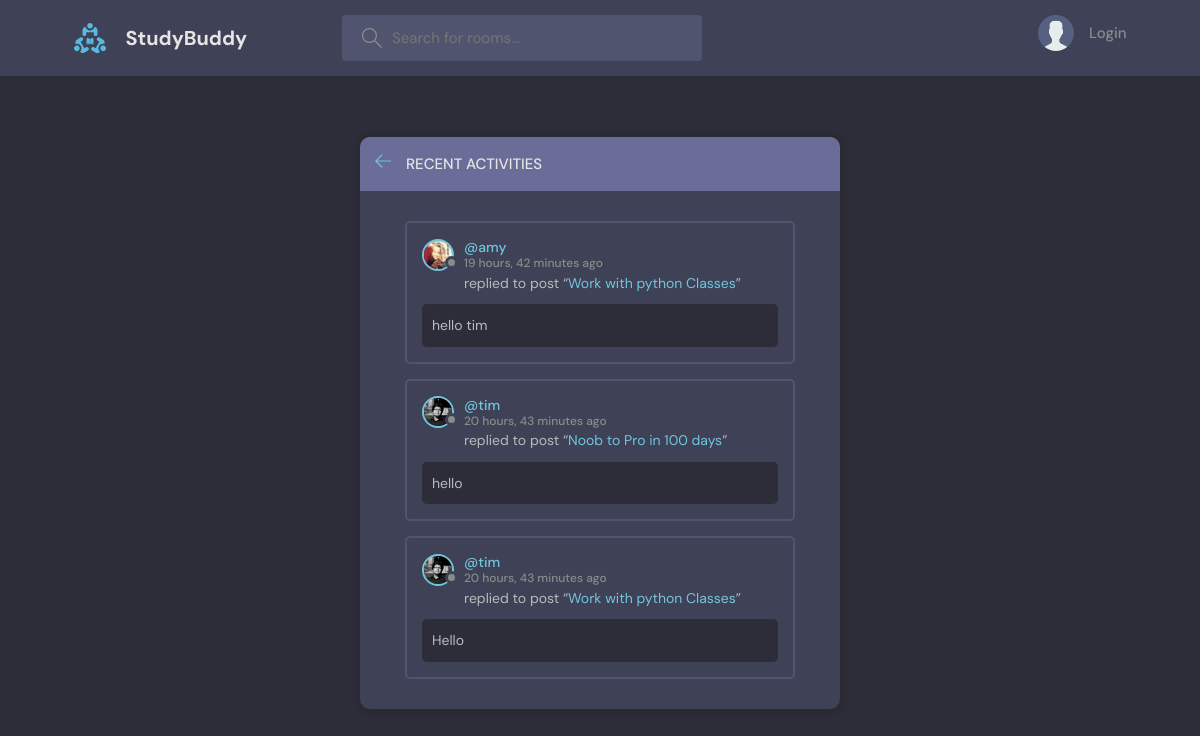
The page /room/activity on the database its author committed.
### Chat/models.py (models this page shows, shortened)
class Message(models.Model):
    room = models.ForeignKey(Rooms, on_delete=models.CASCADE)
    user = models.ForeignKey(User, on_delete=models.CASCADE)
    content = models.TextField()
    created_at = models.DateTimeField(auto_now_add=True)
    updated_at = models.DateTimeField(auto_now=True)

class User(AbstractUser):
    name = models.CharField(max_length=200, blank=True)
    email = models.EmailField(max_length=254, unique=True)
    bio = models.TextField(null=True, blank=True)
    avatar = models.ImageField(null=True, blank=True, default="avatar.svg")
    USERNAME_FIELD = "email"
    REQUIRED_FIELDS = []

class Rooms(models.Model):
    topic = models.ForeignKey(Topics, on_delete=models.SET_NULL, null=True)
    host = models.ForeignKey(User, on_delete=models.SET_NULL, null=True)
    name = models.CharField(max_length=100, unique=True)
    description = models.TextField(null=True, blank=True)
    participants = models.ManyToManyField(User, related_name="participants", blank=True)
    created_at = models.DateTimeField(auto_now_add=True)
    updated_at = models.DateTimeField(auto_now=True)
    def __str__(self):
        return self.name

### Chat/views.py (the view)
# urls.py: path("room/activity", views.activity, name="activity"),
def activity(request):
    room_messages = Message.objects.filter().order_by("-created_at", "-updated_at")[:3]
    return render(request, "chat/activity.html", {"room_messages": room_messages})

### Chat/templates/chat/activity.html
{% extends "base.html" %}
{% block content %}
  <main class="layout">
    <div class="container">
      <div class="layout__box">
        <div class="layout__boxHeader">
          <div class="layout__boxTitle">
            <a href={{request.META.HTTP_REFERER}}>
              <svg version="1.1" xmlns="http://www.w3.org/2000/svg" width="32" height="32" viewBox="0 0 32 32">
                <title>arrow-left</title>
                <path
                  d="M13.723 2.286l-13.723 13.714 13.719 13.714 1.616-1.611-10.96-10.96h27.625v-2.286h-27.625l10.965-10.965-1.616-1.607z"
                ></path>
              </svg>
            </a>
            <h3>Recent Activities</h3>
          </div>
        </div>
        <div class="activities-page layout__body">
          {% include  'chat/components/_activity.html' %}
        </div>
      </div>
    </div>
  </main>
{% endblock content %}

### Chat/templates/chat/components/_activity.html (shortened to what this page needs)
{% for message in room_messages %}
  <div class="activities__box">
    <div class="activities__boxHeader roomListRoom__header">
      <a href="{% url 'profile' message.user.id %}" class="roomListRoom__author">
        <div class="avatar avatar--small">
          <img src="{{message.user.avatar.url}}" />
        </div>
        <p>
          @{{message.user.username}}
          <span>{{message.created_at | timesince}} ago</span>
        </p>
      </a>
    </div>
    <div class="activities__boxContent">
      <p>replied to post “<a href={% url 'room' message.room.id %}>{{message.room}}</a>”</p>
      <div class="activities__boxRoomContent">
        {{message.content | truncatechars:100}}
      </div>
    </div>
  </div>
{% endfor %}

### static/styles/style.css (style rules this page uses)
:root { --color-main: #71c6dd; --color-main-light: #e1f6fb; --color-dark: #3f4156; --color-dark-medium: #51546e; --color-dark-light: #696d97; --color-light: #e5e5e5; --color-gray: #8b8b8b; --color-light-gray: #b2bdbd; --color-bg: #2d2d39; --color-success: #5dd693; --color-error: #fc4b0b; }
* { font-family: "DM Sans", -apple-system, BlinkMacSystemFont, "Segoe UI", Roboto, Oxygen, Ubuntu, Cantarell, "Open Sans", "Helvetica Neue", sans-serif; margin: 0; padding: 0; box-sizing: border-box; text-rendering: optimizeLegibility; font-size: inherit; }
html { font-size: 56.25%; }
@media only screen and (min-width: 1200px) { html { font-size: 62.5%; } }
body { line-height: 1.6; font-weight: 400; font-size: 1.5rem; color: var(--color-light-gray); background-color: var(--color-bg); min-height: 100vh; }
img { width: 100%; }
a { display: inline-block; color: var(--color-main); text-decoration: none; }
.container { max-width: 120rem; width: 90%; margin: auto; }
.avatar { position: relative; display: inline-block; border-radius: 50%; border: 2px solid var(--color-main); }
.avatar img { display: block; border-radius: 50%; object-fit: cover; object-position: center; }
.avatar::after { content: ""; display: block; position: absolute; background-color: var(--color-gray); z-index: 111; border-radius: 50%; border: 0.3rem solid var(--color-dark); }
.avatar.avatar--small img { width: 2.8rem; height: 2.8rem; }
.avatar.avatar--small:after { width: 0.7rem; height: 0.7rem; bottom: 0px; right: -6px; }
.layout { margin-top: 2.4rem; }
.layout > .container { display: flex; justify-content: space-between; align-items: flex-start; }
.layout__box { width: 90%; max-width: 48rem; min-height: 40rem; position: absolute; top: 50%; left: 50%; transform: translate(-50%, -46%); background-color: var(--color-dark); border-radius: 1rem; box-shadow: 1px 1px 6px 3px rgba(0, 0, 0, 0.1); overflow: hidden; }
.layout__boxHeader { display: flex; padding: 1.5rem; background-color: var(--color-dark-light); }
.layout__boxTitle { display: flex; gap: 1.5rem; align-items: center; }
.layout__boxTitle h3 { text-transform: uppercase; font-weight: 500; color: var(--color-light); }
.layout__boxTitle svg { width: 1.6rem; height: 1.6rem; fill: var(--color-main); }
.layout__body { margin: 3rem; }
.roomListRoom__header { display: flex; justify-content: space-between; align-items: center; }
.roomListRoom__author { font-weight: 500; display: flex; align-items: center; gap: 1rem; }
.activities__box { margin: 1.5rem; padding: 1.5rem; border: 2px solid var(--color-dark-medium); border-radius: 5px; }
.activities__boxHeader p { font-size: 1.4rem; line-height: 1.3; }
.activities__boxHeader p span { color: var(--color-gray); font-size: 1.2rem; display: block; }
.activities__boxContent { margin-left: 4.2rem; }
.activities__boxContent { font-size: 1.4rem; }
.activities__boxRoomContent { background: var(--color-bg); padding: 1rem; border-radius: 5px; margin-top: 1rem; margin-left: -4.2rem; }

### rows shown on the page
Message: user.avatar (picture), user.username "amy", created_at "19 hours, 42 minutes", room "Work with python Classes", content "hello tim"
Message: user.avatar (picture), user.username "tim", created_at "20 hours, 43 minutes", room "Noob to Pro in 100 days", content "hello"
Message: user.avatar (picture), user.username "tim", created_at "20 hours, 43 minutes", room "Work with python Classes", content "Hello"
